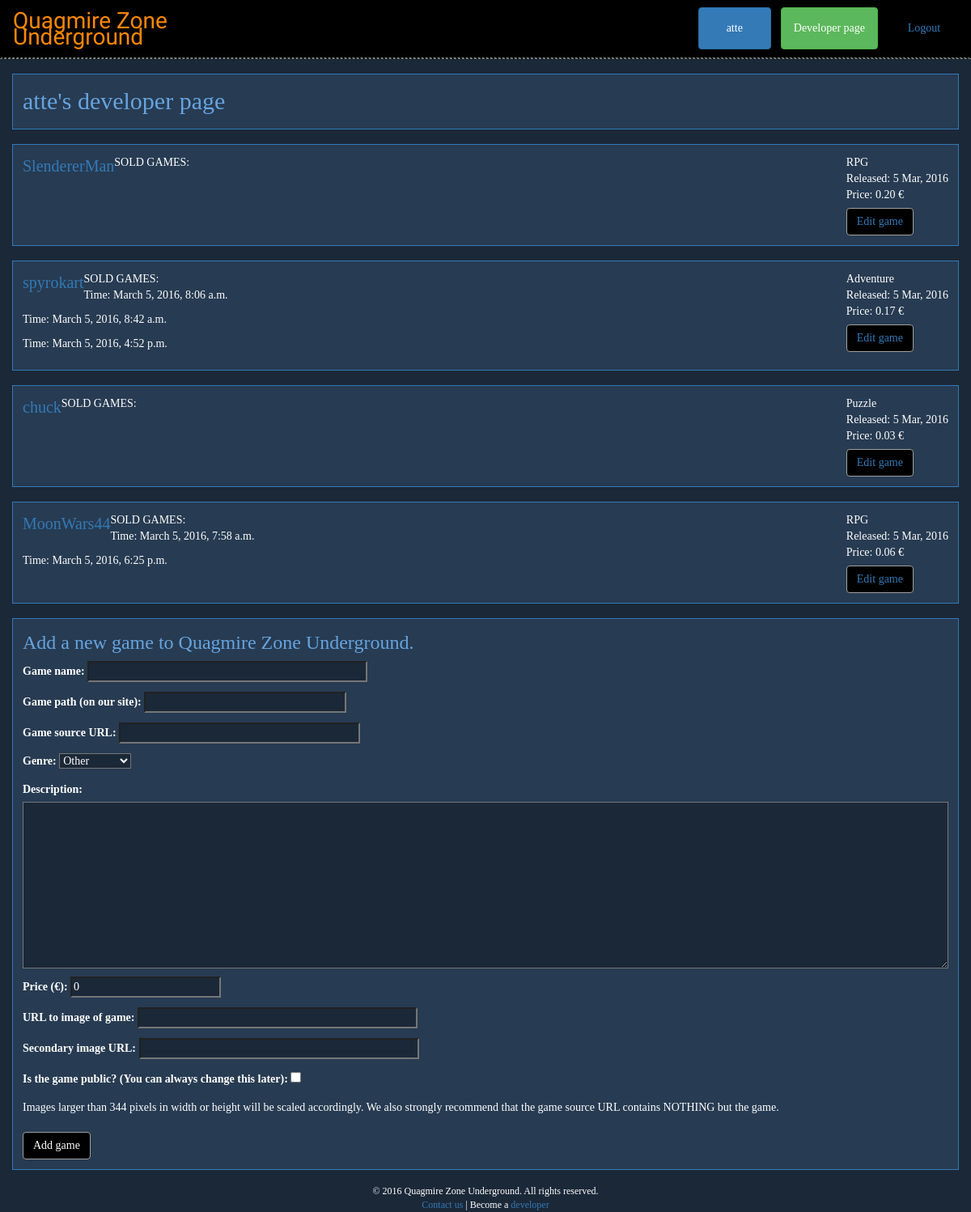
Screenshot of /developer/atte (signed in) with the database file from the repository.
### gamestore/models.py (models this page shows)
class Game(models.Model):
    name = models.CharField(max_length=80, verbose_name='game name')
    URL = models.CharField(max_length=150, unique=True, validators=[URLAllowedChars], verbose_name='game path (on our site)')
    gameSource = models.URLField(max_length=300, unique=True, verbose_name='game source URL')
    isPublic = models.BooleanField(default=False, verbose_name='is the game public? (You can always change this later)')
    genre = models.CharField(max_length=30, default=GENRE_UNSPECIFIED, choices=GAME_GENRES)
    description = models.TextField(blank=True) # TODO: Think about how to implement line feeds.
    image = models.URLField(blank=True, verbose_name='URL to image of game')
    image2 = models.URLField(blank=True, verbose_name='secondary image URL')
    developer = models.ForeignKey(
        User,
        on_delete=models.SET_NULL,
        null=True)
    price = models.DecimalField(max_digits=7, decimal_places=2, default=0, verbose_name='price (€)')
    createDate = models.DateTimeField(auto_now_add=True, null=True, editable=False)
    updateDate = models.DateTimeField(auto_now=True, null=True, editable=False) # TODO: Not sure if works.

class GamesOwned(models.Model):
    paymentState = models.TextField(default=PAYMENT_NOT_STARTED, choices=PAYMENT_STATES) # Payment state; success, error, cancel, developer, etc
    createDate = models.DateTimeField(auto_now_add=True, null=True)
    updateDate = models.DateTimeField(auto_now=True, null=True) # TODO: Not sure if works.
    game = models.ForeignKey(
        Game,
        on_delete=models.CASCADE)

### gamestore/views.py (the view)
# urls.py: url(r'^developer/([0-9a-zA-Z@\.+\-_]+)$', views.developerPage),
def developerPage(request, user_name):
	if request.user.is_authenticated():
		if request.user.username == user_name:
			if request.user.userextension.isDeveloper == True:
				if request.method == 'POST':
					new_game_form = GameSubmissionForm(data=request.POST)
					if new_game_form.is_valid():
						newgame = new_game_form.save()
						newgame.developer = request.user
						newgame.save()
						ownedgame = GamesOwned(paymentState=PAYMENT_DEV, game=newgame)
						ownedgame.save()
						request.user.userextension.ownedGames.add(ownedgame)
						ownedgame.save()
						request.user.save()
						request.user.userextension.save()
						return redirect('/developer/' + request.user.username)
					else:
						return HttpResponse(new_game_form.errors)
				else:
					developer = get_object_or_404(User, pk=request.user.id)
					games = Game.objects.filter(developer=developer)
					gamesBought = GamesOwned.objects.filter(paymentState=PAYMENT_SUCCESS)
					boughtGames = []
					for boughtGame in sorted(gamesBought, key=lambda x: (x.game.name, x.createDate)):
						if boughtGame.game in games:
							boughtGames.append(boughtGame)
					new_game_form = GameSubmissionForm()
					game_editing_forms = []
					for x in games:
						editing_form = GameSubmissionForm(instance=x)
						editing_form.fields['URL'].widget.attrs['readonly'] = True
						game_editing_forms.append(editing_form)
					gameforms = zip(games, game_editing_forms)
					context = {'user': developer, 'games': games, 'form': new_game_form, 'editforms': game_editing_forms, 'gameforms': gameforms, 'boughtgames': boughtGames}
					return render(request, 'developer_page.html', context)
			else:
				return redirect('/developerinfo')
		else:
			raise PermissionDenied
	else:
		return render(request, 'auth_required.html', {'last_page': 'user'}) # TODO: change the context and html file name

### gamestore/forms.py
class GameSubmissionForm(ModelForm):
    class Meta:
        model = Game
        fields = ['name', 'URL', 'gameSource', 'genre', 'description', 'price', 'image', 'image2', 'isPublic']
        widgets = {
            'name': TextInput(attrs={'size': 40}),
            'URL': TextInput(attrs={'size': 28}),
            'gameSource': URLInput(attrs={'size': 34}),
            'description': Textarea(attrs={'rows': 10}),
            'image': URLInput(attrs={'size': 40}),
            'image2': URLInput(attrs={'size': 40}),
        }

### gamestore/templates/developer_page.html (shortened to what this page needs)
{% load staticfiles %}
<html>
    <head>
        <link rel="stylesheet" href="https://maxcdn.bootstrapcdn.com/bootstrap/3.3.6/css/bootstrap.min.css">
        <link rel="stylesheet" type="text/css" href="{% static 'quagmire.css' %}">
    </head>
    <body>
        <header>
            <nav class="navbar">
                <ul class="nav navbar-nav">
                    <li class="title"><a href="/">Quagmire Zone<br>Underground</a></li>
                </ul>
                <div class="navbar-collapse">
                    <ul class="nav navbar-nav navbar-right">
                        <li>
                            <a href="/user/{{ user.username }}" class="btn btn-primary navbar-btn">{{ user.username }}</a>
                        </li>
                        <li>
                            <a href="/developer/{{ user.username }}" class="btn btn-success navbar-btn">Developer page</a>
                        </li>
                        <li>
                            <a href="/logout" class="btn btn-link navbar-btn" role="button">Logout</a>
                        </li>
                    </ul>
                </div>
            </nav>
        </header>
        <div class="container">
            <div class="row">
                <div class="generic name">{{ user.username }}'s developer page</div>
                    {% for game, editform in gameforms %}
                        <div class="gameinfo">
                            <div class="gameinfo-left">
                                <a href="/game/{{ game.URL }}">{{ game.name }}</a><br><img class="resize" src="{{ game.image }}"><img class="resize image-secondary" src="{{ game.image2 }}">
                            </div>
                            <div class="gameinfo-right">
                                {{ game.genre }}<br>Released: {{ game.createDate|date:'j M, Y' }}<br>Price: {{ game.price }} €<br><a class="btn submit collapser" data-toggle="collapse" data-target="#edit-{{ game.URL }}">Edit game</a>
                            </div>
                            SOLD GAMES:
                                {% for boughtgame in boughtgames %}
                                    {% if boughtgame.game == game %}
                                        <p> Time: {{boughtgame.createDate}} </p>
                                    {% endif %}
                                {% endfor %}
                        </div>
                    {% endfor %}
                    {% if user.is_authenticated %}
                        {% if user.userextension.isDeveloper %}
                            <div class="generic">
                                <div class="description">Add a new game to Quagmire Zone Underground.</div>
                                <form method="POST" action="/developer/{{ user.username }}">
                                    {{ form.as_p }}
                                    Images larger than 344 pixels in width or height will be scaled accordingly. We also strongly recommend that the game source URL contains NOTHING but the game.<br><br>
                                    <input class="btn submit" type="submit" value="Add game" />
                                </form>
                        {% endif %}
                    {% endif %}
                </div>
            </div>
        </div>
        <footer class="footer">&copy; 2016 Quagmire Zone Underground. All rights reserved.<br><a href="mailto:vskatshuma@gmail.com">Contact us</a> | Become a <a href="/developerinfo">developer</a></footer>
    </body>
</html>

### gamestore/static/quagmire.css (style rules this page uses)
body { margin: 0; height: 100%; background: #1B2838; color: #FFFFFF; font-family: "Verdana"; }
input { background-color: #1B2838; }
select { background-color: #1B2838; }
textarea { background-color: #1B2838; width: 100%; }
.submit { background-color: #000000; border: 1px solid #A0A0A0; }
.collapser { margin-top: 6px; }
form { margin-bottom: 0; }
header { width: 100%; background: #000000; border-bottom: 1px dashed gray; }
.navbar { margin-bottom: 0; border-bottom: 1px dashed gray; }
.title { text-decoration: none; font-family: "Nosifer"; font-size: 28px; }
.title a { color: #FF8800; }
@media (min-width: 768px) { .nav > li > a.btn { min-width: 90px; margin-right: 12px; } }
.gameinfo { background-color: #273B52; border: 1px solid #337AB7; margin: 18px 0; padding: 12px; overflow: hidden; }
.gameinfo-left { float: left; font-size: 20px; }
.gameinfo-right { float: right; }
.generic { background-color: #273B52; border: 1px solid #337AB7; margin: 18px 0; padding: 12px; }
.name { font-size: 30px; color: #66A4DF; }
.description { font-size: 24px; color: #66A4DF; margin-bottom: 6px; }
footer { width: 100%; text-align: center; font-size: 12px; margin-bottom: 12px; }

### rows the page displays
Game: name "SlendererMan", genre "RPG", createDate "5 Mar, 2016", price "0.20"
Game: name "spyrokart", genre "Adventure", createDate "5 Mar, 2016", price "0.17"
GamesOwned: createDate "March 5, 2016, 8:06 a.m."
GamesOwned: createDate "March 5, 2016, 8:42 a.m."
GamesOwned: createDate "March 5, 2016, 4:52 p.m."
Game: name "chuck", genre "Puzzle", createDate "5 Mar, 2016", price "0.03"
Game: name "MoonWars44", genre "RPG", createDate "5 Mar, 2016", price "0.06"
GamesOwned: createDate "March 5, 2016, 7:58 a.m."
GamesOwned: createDate "March 5, 2016, 6:25 p.m."

### other values shown
{{ user.username }} "atte"
